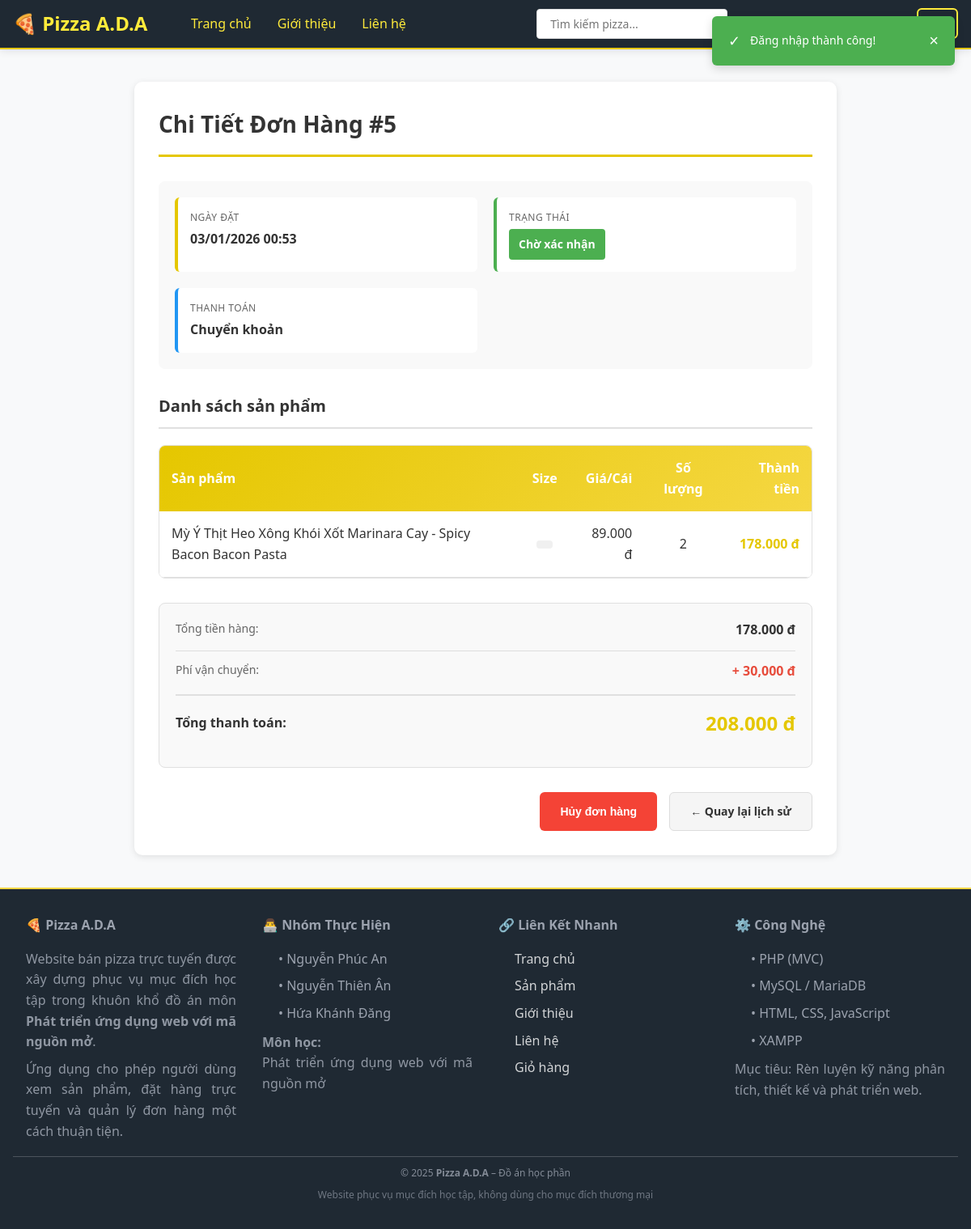
Before: /public/index.php?action=order&method=detail&id=5 (signed in) with the older database file.
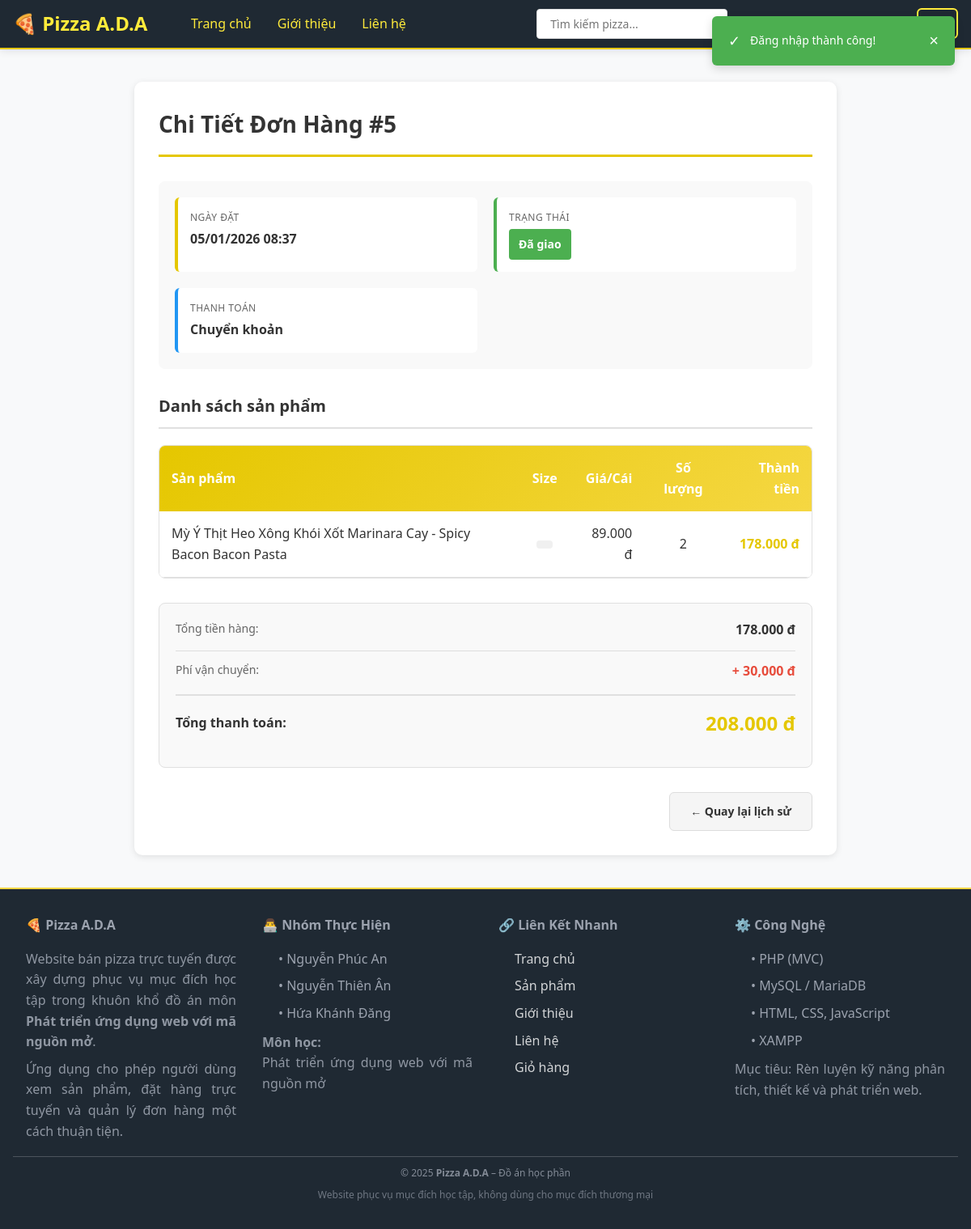
After: the same page with the newer database file.
### tables this page shows
CREATE TABLE `orders` (
  `order_id` int(11) NOT NULL,
  `tong_tien` decimal(10,2) NOT NULL,
  `phuong_thuc_thanh_toan` varchar(255) NOT NULL,
  `trang_thai` varchar(50) NOT NULL DEFAULT 'Chờ xác nhận',
  `ngay_tao_order` timestamp NOT NULL DEFAULT current_timestamp() ON UPDATE current_timestamp(),
  `nguoi_mua_id` int(11) NOT NULL,
  `nguoi_nhan` varchar(255) NOT NULL,
  `sdt_nguoi_nhan` varchar(10) NOT NULL,
  `dia-chi_nhan` text NOT NULL
);

### app/Controllers/Controller.php (called while the page is built, shortened)
<?php
class Controller
{
    protected function render($view, $data = [])
    {
        extract($data);
        $viewPath = APP_PATH . 'Views/' . $view . '.php';
        include $viewPath;
    }
}
?>

### app/Controllers/OrderController.php (called while the page is built, shortened)
<?php
require_once APP_PATH . 'Controllers/Controller.php';
require_once APP_PATH . 'Models/Order.php';
require_once APP_PATH . 'Models/OrderItem.php';
class OrderController extends Controller
{
    private $orderModel;
    private $orderItemModel;
    public function __construct()
    {
        $this->orderModel = new Order();
        $this->orderItemModel = new OrderItem();
    }
    public function detail()
    {
        $orderId = $_GET['id'] ?? null;
        $order = $this->orderModel->read($orderId);
        $items = $this->orderItemModel->getByOrderId($orderId);
        $data = [
            'order' => $order,
            'items' => $items
        ];
        $this->render('order/detail', $data);
    }
}
?>

### config/Database.php (called while the page is built)
<?php
class Database
{
    private static $connection = null;
    public static function connect()
    {
        if (self::$connection === null) {
            try {
                $config = [
                    'host' => 'localhost:3307',
                    'dbname' => 'web_ban_pizza',
                    'user' => 'root',
                    'password' => ''
                ];
                $dsn = "mysql:host=" . $config['host'] . ";dbname=" . $config['dbname'] . ";charset=utf8mb4";
                self::$connection = new PDO(
                    $dsn,
                    $config['user'],
                    $config['password'],
                    [
                        PDO::ATTR_ERRMODE => PDO::ERRMODE_EXCEPTION,
                        PDO::ATTR_DEFAULT_FETCH_MODE => PDO::FETCH_ASSOC,
                        PDO::ATTR_EMULATE_PREPARES => false
                    ]
                );
            } catch (PDOException $e) {
                die("Connection Error: " . $e->getMessage());
            }
        }
        return self::$connection;
    }
}
?>

### app/Models/Order.php (called while the page is built, shortened)
<?php
require_once APP_PATH . 'Models/Model.php';
class Order extends Model
{
    protected function getPrimaryKey()
    {
        return 'order_id';
    }
}
?>

### app/Models/Model.php (called while the page is built, shortened)
<?php
require_once ROOT_PATH . 'config/Database.php';
abstract class Model
{
    protected $db;
    protected $table;
    public function __construct()
    {
        $this->db = Database::connect();
    }
    public function read($id)
    {
        $pk = $this->getPrimaryKey();
        $sql = "SELECT * FROM {$this->table} WHERE {$pk} = ?";
        $stmt = $this->db->prepare($sql);
        $stmt->execute([$id]);
        return $stmt->fetch();
    }
    public function query($sql, $params = [])
    {
        $stmt = $this->db->prepare($sql);
        $stmt->execute($params);
        return $stmt;
    }
}
?>

### app/Models/OrderItem.php (called while the page is built, shortened)
<?php
require_once APP_PATH . 'Models/Model.php';
class OrderItem extends Model
{
    protected $table = 'order_items';
    public function getByOrderId($orderId)
    {
        $sql = "SELECT oi.*, p.ten_product, p.hinh_anh_product
                FROM {$this->table} oi
                JOIN products p ON oi.fk_product_id = p.product_id
                WHERE oi.fk_order_id = ?";
        $stmt = $this->query($sql, [$orderId]);
        return $stmt->fetchAll();
    }
}
?>

### app/Views/order/detail.php (the view, shortened to what the changed rows need)
<?php include APP_PATH . 'Views/layout/header.php'; ?>
<div class="container" style="max-width: 900px; margin: 40px auto;">
    <div class="order-detail-section" style="background: white; padding: 30px; border-radius: 10px; box-shadow: 0 2px 8px rgba(0,0,0,0.1);">
        <h2 style="margin: 0 0 30px 0; font-size: 28px; color: #333; border-bottom: 3px solid var(--primary-color); padding-bottom: 15px;">
            Chi Tiết Đơn Hàng #<?php echo $order['order_id']; ?>
        </h2>
        <div class="order-info" style="display: grid; grid-template-columns: repeat(auto-fit, minmax(250px, 1fr)); gap: 20px; margin-bottom: 30px; padding: 20px; background: #f9f9f9; border-radius: 8px;">
            <div style="padding: 15px; background: white; border-radius: 6px; border-left: 4px solid var(--primary-color);">
                <p style="margin: 0; font-size: 12px; color: #666; text-transform: uppercase; letter-spacing: 0.5px; margin-bottom: 5px;">Ngày đặt</p>
                <p style="margin: 0; font-size: 16px; font-weight: 600; color: #333;"><?php echo date('d/m/Y H:i', strtotime($order['ngay_tao_order'])); ?></p>
            </div>
            <div style="padding: 15px; background: white; border-radius: 6px; border-left: 4px solid #4CAF50;">
                <p style="margin: 0; font-size: 12px; color: #666; text-transform: uppercase; letter-spacing: 0.5px; margin-bottom: 5px;">Trạng thái</p>
                <span class="status" style="display: inline-block; padding: 8px 12px; background: #4CAF50; color: white; border-radius: 4px; font-weight: 600; font-size: 14px;">
                    <?php echo htmlspecialchars($order['trang_thai']); ?>
                </span>
            </div>
            <div style="padding: 15px; background: white; border-radius: 6px; border-left: 4px solid #2196F3;">
                <p style="margin: 0; font-size: 12px; color: #666; text-transform: uppercase; letter-spacing: 0.5px; margin-bottom: 5px;">Thanh toán</p>
                <p style="margin: 0; font-size: 16px; font-weight: 600; color: #333;"><?php echo htmlspecialchars($order['phuong_thuc_thanh_toan']); ?></p>
            </div>
        </div>
        <h3 style="margin: 30px 0 20px 0; font-size: 20px; color: #333; border-bottom: 2px solid #e0e0e0; padding-bottom: 10px;">
            Danh sách sản phẩm
        </h3>
        <div style="overflow-x: auto; border-radius: 8px; border: 1px solid #e0e0e0;">
            <table class="items-table" style="width: 100%; border-collapse: collapse; background: white;">
                <thead style="background: linear-gradient(135deg, var(--primary-color) 0%, var(--primary-light) 100%); color: white;">
                    <tr>
                        <th style="padding: 15px; text-align: left; font-weight: 600;">Sản phẩm</th>
                        <th style="padding: 15px; text-align: center; font-weight: 600;">Size</th>
                        <th style="padding: 15px; text-align: right; font-weight: 600;">Giá/Cái</th>
                        <th style="padding: 15px; text-align: center; font-weight: 600;">Số lượng</th>
                        <th style="padding: 15px; text-align: right; font-weight: 600;">Thành tiền</th>
                    </tr>
                </thead>
                <tbody>
                    <?php
                    $subtotalAmount = 0;
                    foreach ($items as $index => $item):
                        $itemTotal = $item['gia_order_items'] * $item['so_luong_mua'];
                        $subtotalAmount += $itemTotal;
                    ?>
                        <tr style="border-bottom: 1px solid #e0e0e0; background: <?php echo $index % 2 === 0 ? 'white' : '#f9f9f9'; ?>; transition: background 0.3s ease;">
                            <td style="padding: 15px; font-weight: 500; color: #333;"><?php echo htmlspecialchars($item['ten_product']); ?></td>
                            <td style="padding: 15px; text-align: center; color: #666;">
                                <span style="display: inline-block; padding: 5px 10px; background: #f0f0f0; border-radius: 4px; font-size: 12px;">
                                </span>
                            </td>
                            <td style="padding: 15px; text-align: right; color: #333; font-weight: 500;"><?php echo number_format($item['gia_order_items'], 0, ',', '.'); ?> đ</td>
                            <td style="padding: 15px; text-align: center; color: #333; font-weight: 500;"><?php echo $item['so_luong_mua']; ?></td>
                            <td style="padding: 15px; text-align: right; color: var(--primary-color); font-weight: 600;">
                                <?php echo number_format($itemTotal, 0, ',', '.'); ?> đ
                            </td>
                        </tr>
                    <?php endforeach; ?>
                </tbody>
            </table>
        </div>
        <div class="order-summary" style="background: #f9f9f9; padding: 20px; border-radius: 8px; margin: 30px 0; border: 1px solid #e0e0e0;">
            <div style="display: flex; justify-content: flex-end; margin-bottom: 15px;">
                <div style="width: 100%;">
                    <div style="display: flex; justify-content: space-between; margin-bottom: 12px; padding-bottom: 12px; border-bottom: 1px solid #ddd;">
                        <span style="color: #666; font-size: 14px;">Tổng tiền hàng:</span>
                        <span style="font-weight: 600; color: #333;"><?php echo number_format($subtotalAmount, 0, ',', '.'); ?> đ</span>
                    </div>
                    <div style="display: flex; justify-content: space-between; margin-bottom: 15px; padding-bottom: 15px; border-bottom: 2px solid #e0e0e0;">
                        <span style="color: #666; font-size: 14px;">Phí vận chuyển:</span>
                        <span style="font-weight: 600; color: #e74c3c;">+ 30,000 đ</span>
                    </div>
                    <div style="display: flex; justify-content: space-between; align-items: center;">
                        <span style="font-size: 16px; font-weight: 700; color: #333;">Tổng thanh toán:</span>
                        <span style="font-size: 24px; font-weight: 700; color: var(--primary-color);"><?php echo number_format($order['tong_tien'], 0, ',', '.'); ?> đ</span>
                    </div>
                </div>
            </div>
        </div>
        <div style="display: flex; gap: 15px; justify-content: flex-end;">
            <?php if ($order['trang_thai'] === 'Chờ xác nhận'): ?>
                <button onclick="cancelOrder(<?php echo $order['order_id']; ?>)" class="btn" style="padding: 12px 25px; background: #f44336; color: white; border: none; border-radius: 6px; font-weight: 600; cursor: pointer; transition: all 0.3s ease; display: inline-flex; align-items: center; gap: 8px;">
                    Hủy đơn hàng
                </button>
            <?php endif; ?>
            <a href="<?php echo SITE_URL; ?>index.php?action=order&method=history" class="btn btn-secondary" style="padding: 12px 25px; background: #f5f5f5; color: #333; text-decoration: none; border-radius: 6px; font-weight: 600; transition: all 0.3s ease; border: 1px solid #ddd; display: inline-flex; align-items: center; gap: 8px;">
                ← Quay lại lịch sử
            </a>
        </div>
    </div>
</div>
<?php include APP_PATH . 'Views/layout/footer.php'; ?>

Changed rows visible on the page:
changed orders "Chuyển khoản": ngay_tao_order "03/01/2026 00:53" → "05/01/2026 08:37"; trang_thai "Chờ xác nhận" → "Đã giao"
Other visible differences:
text no longer shown: "Hủy đơn hàng"
